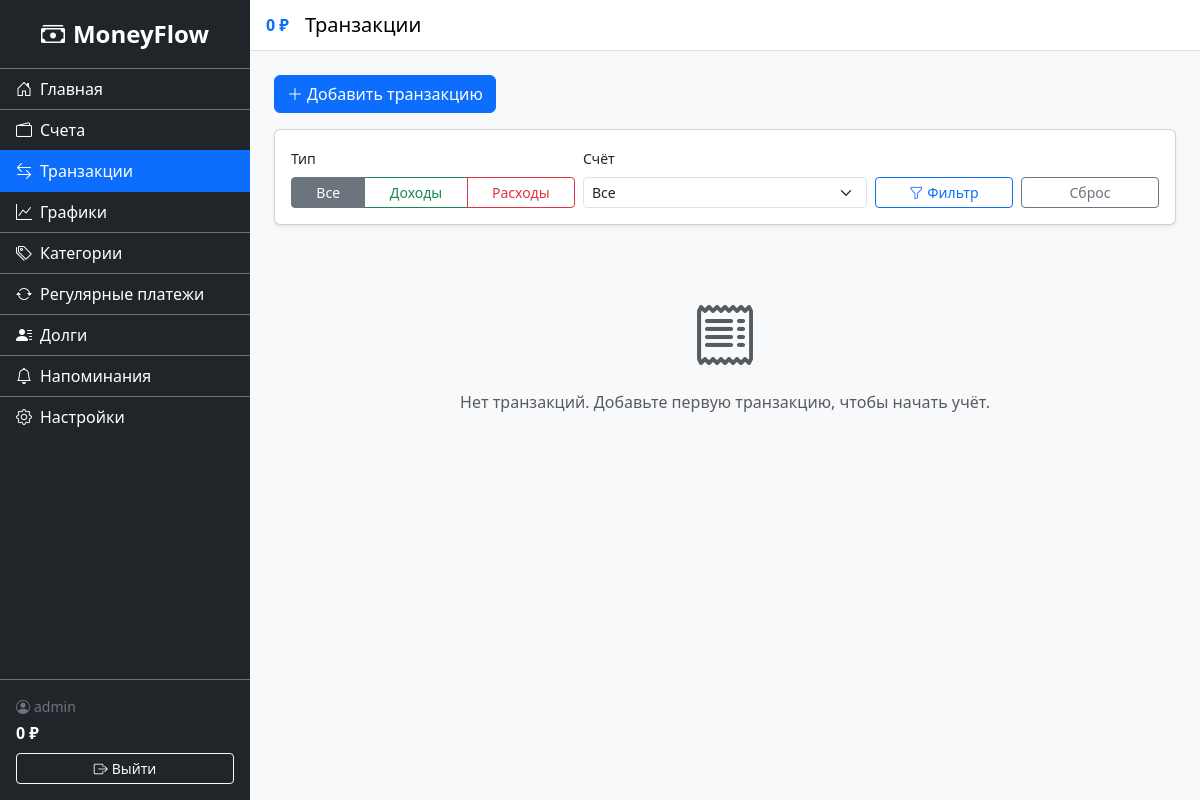
The page /finance/transactions/ (signed in) on the database as committed earlier.
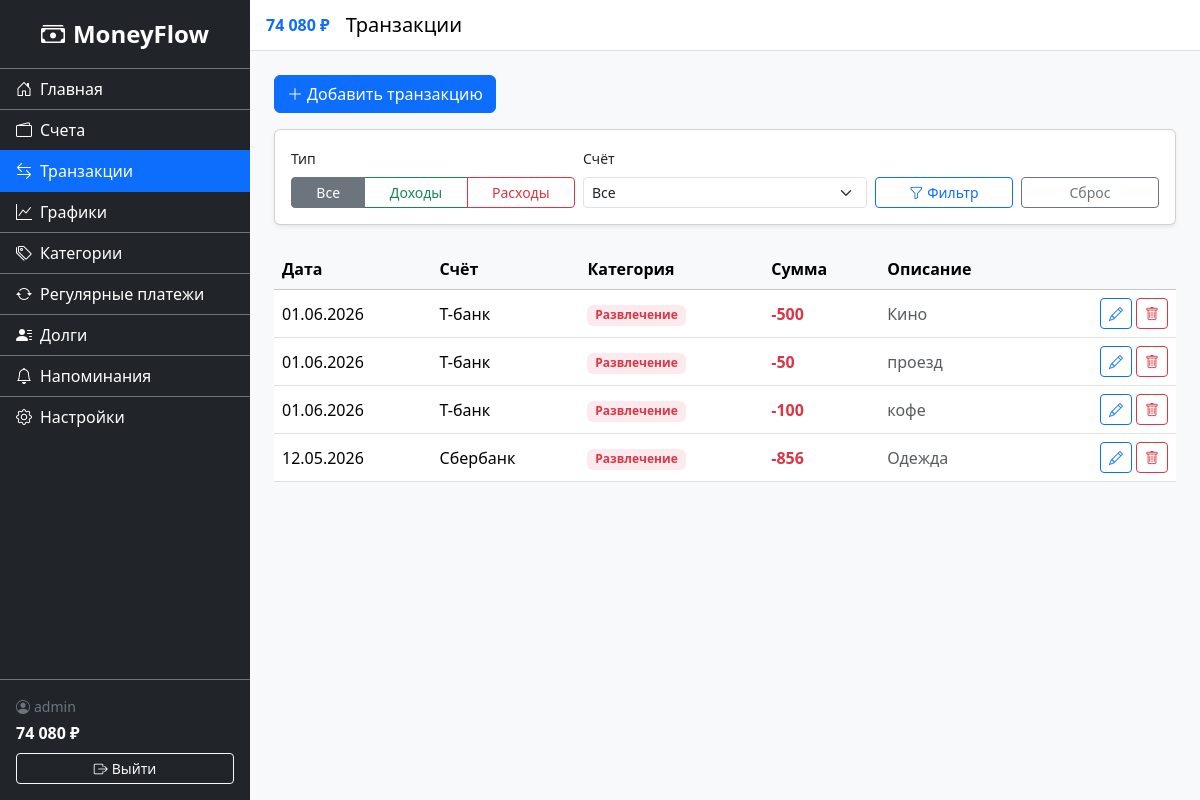
The same page on the database as committed later.
### accounts/models.py (models this page shows, shortened)
class CustomUser(AbstractUser):
    username = models.CharField(
        'Имя пользователя',
        max_length=150,
        unique=True,
        validators=[UnicodeUsernameValidator()],
        error_messages={'unique': 'Пользователь с таким именем уже существует.'},
    )
    phone_number = models.CharField(max_length=15, blank=True, null=True, verbose_name="Номер телефона")
    is_email_verified = models.BooleanField('Email подтверждён', default=False)

### finance/models.py (models this page shows, shortened)
class Transaction(models.Model):
    class TransactionType(models.TextChoices):
        INCOME = 'income', 'Доход'
        EXPENSE = 'expense', 'Расход'
    user = models.ForeignKey(settings.AUTH_USER_MODEL, on_delete=models.CASCADE, related_name='transactions')
    account = models.ForeignKey(Account, on_delete=models.CASCADE, related_name='transactions', verbose_name='Счёт')
    category = models.ForeignKey(Category, on_delete=models.SET_NULL, null=True, blank=True, related_name='transactions', verbose_name='Категория')
    type = models.CharField('Тип', max_length=7, choices=TransactionType.choices)
    amount = models.DecimalField('Сумма', max_digits=12, decimal_places=2, validators=[MinValueValidator(Decimal('0.01'))])
    date = models.DateField('Дата')
    description = models.CharField('Описание', max_length=255, blank=True)
    created_at = models.DateTimeField('Дата создания', auto_now_add=True)
    class Meta:
        verbose_name = 'Транзакция'
        verbose_name_plural = 'Транзакции'
        ordering = ['-date', '-created_at']

class Account(models.Model):
    class AccountType(models.TextChoices):
        CASH = 'cash', 'Наличные'
        CARD = 'card', 'Банковская карта'
        DEPOSIT = 'deposit', 'Вклад'
        CREDIT = 'credit', 'Кредитная карта'
    user = models.ForeignKey(settings.AUTH_USER_MODEL, on_delete=models.CASCADE, related_name='accounts')
    name = models.CharField('Название', max_length=100)
    balance = models.DecimalField('Баланс', max_digits=12, decimal_places=2, default=Decimal('0.00'))
    type = models.CharField('Тип', max_length=10, choices=AccountType.choices, default=AccountType.CARD)
    currency = models.CharField('Валюта', max_length=3, default='RUB')
    is_favorite = models.BooleanField('Избранный', default=False)
    created_at = models.DateTimeField('Дата создания', auto_now_add=True)
    class Meta:
        verbose_name = 'Счёт'
        verbose_name_plural = 'Счета'
        ordering = ['name']

class Category(models.Model):
    class CategoryType(models.TextChoices):
        INCOME = 'income', 'Доход'
        EXPENSE = 'expense', 'Расход'
    user = models.ForeignKey(settings.AUTH_USER_MODEL, on_delete=models.CASCADE, related_name='categories')
    name = models.CharField('Название', max_length=100)
    type = models.CharField('Тип', max_length=7, choices=CategoryType.choices)
    parent = models.ForeignKey('self', on_delete=models.CASCADE, null=True, blank=True, related_name='subcategories', verbose_name='Родительская категория')
    class Meta:
        verbose_name = 'Категория'
        verbose_name_plural = 'Категории'
        ordering = ['type', 'name']

### finance/views.py (the view)
# urls.py: path('transactions/', views.TransactionListView.as_view(), name='transaction_list'),
class TransactionListView(LoginRequiredMixin, ListView):
    model = Transaction
    template_name = 'finance/transaction_list.html'
    context_object_name = 'transactions'
    paginate_by = 20
    def get_queryset(self):
        qs = Transaction.objects.filter(user=self.request.user).select_related('account', 'category')
        txn_type = self.request.GET.get('type', '')
        account_id = self.request.GET.get('account', '')
        if txn_type:
            qs = qs.filter(type=txn_type)
        if account_id:
            qs = qs.filter(account_id=account_id)
        return qs
    def get_context_data(self, **kwargs):
        ctx = super().get_context_data(**kwargs)
        ctx['accounts'] = Account.objects.filter(user=self.request.user)
        ctx['selected_type'] = self.request.GET.get('type', '')
        ctx['selected_account'] = self.request.GET.get('account', '')
        return ctx

### finance/context_processors.py (called while the page is built)
def total_balance(request):
    if request.user.is_authenticated:
        balance = Account.objects.filter(user=request.user).aggregate(
            total=Sum('balance')
        )['total'] or 0
        return {'sidebar_balance': balance}
    return {'sidebar_balance': 0}

### finance/templatetags/finance_tags.py (called while the page is built)
@register.filter
def spaced(value):
    if value is None:
        return '0'
    num = float(value)
    is_neg = num < 0
    num = abs(num)
    int_part = int(num)
    frac = num - int_part
    int_str = str(int_part)
    result = ''
    while int_str:
        if len(int_str) <= 3:
            result = int_str + result
            int_str = ''
        else:
            result = ' ' + int_str[-3:] + result
            int_str = int_str[:-3]
    if frac >= 0.005:
        result += f'{frac:.2f}'[1:]
    return ('-' if is_neg else '') + result

### finance/templates/finance/transaction_list.html (shortened to what this page needs)
{% extends 'base.html' %}
{% load finance_tags %}
{% block page_title %}Транзакции{% endblock %}
{% block content %}
<div class="d-flex justify-content-between align-items-center mb-3">
    <a href="{% url 'finance:transaction_create' %}" class="btn btn-primary">
        <i class="bi bi-plus-lg me-1"></i>Добавить транзакцию
    </a>
</div>
<div class="card shadow-sm mb-4">
    <div class="card-body">
        <form method="get" class="row g-2 align-items-end">
            <div class="col-md-4">
                <label class="form-label small">Тип</label>
                <div class="btn-group w-100" role="group">
                    <button type="submit" name="type" value="" class="btn btn-outline-secondary btn-sm {% if selected_type == '' %}active{% endif %}">Все</button>
                    <button type="submit" name="type" value="income" class="btn btn-outline-success btn-sm {% if selected_type == 'income' %}active{% endif %}">Доходы</button>
                    <button type="submit" name="type" value="expense" class="btn btn-outline-danger btn-sm {% if selected_type == 'expense' %}active{% endif %}">Расходы</button>
                </div>
            </div>
            <div class="col-md-4">
                <label for="filter-account" class="form-label small">Счёт</label>
                <select name="account" id="filter-account" class="form-select form-select-sm">
                    <option value="">Все</option>
                </select>
            </div>
            <div class="col-md-2">
                <button type="submit" class="btn btn-outline-primary btn-sm w-100">
                    <i class="bi bi-funnel me-1"></i>Фильтр
                </button>
            </div>
            <div class="col-md-2">
                <a href="{% url 'finance:transaction_list' %}" class="btn btn-outline-secondary btn-sm w-100">Сброс</a>
            </div>
        </form>
    </div>
</div>
{% if transactions %}
<div class="table-responsive">
    <table class="table table-hover align-middle">
        <thead class="table-light">
            <tr>
                <th>Дата</th>
                <th>Счёт</th>
                <th>Категория</th>
                <th>Сумма</th>
                <th>Описание</th>
                <th></th>
            </tr>
        </thead>
        <tbody>
            {% for txn in transactions %}
            <tr>
                <td>{{ txn.date|date:'d.m.Y' }}</td>
                <td>{{ txn.account.name }}</td>
                <td>
                    {% if txn.category %}
                    <span class="badge {% if txn.type == 'income' %}bg-success{% else %}bg-danger{% endif %} bg-opacity-10 text-{% if txn.type == 'income' %}success{% else %}danger{% endif %}">
                        {{ txn.category.name }}
                    </span>
                    {% else %}
                    <span class="text-muted">—</span>
                    {% endif %}
                </td>
                <td class="fw-bold {% if txn.type == 'income' %}text-success{% else %}text-danger{% endif %}">
                    {% if txn.type == 'income' %}+{% else %}-{% endif %}{{ txn.amount|spaced }}
                </td>
                <td class="text-muted">{{ txn.description|default:'—' }}</td>
                <td>
                    <div class="d-flex gap-1 justify-content-end">
                        <a href="{% url 'finance:transaction_update' txn.pk %}" class="btn btn-outline-primary btn-sm">
                            <i class="bi bi-pencil"></i>
                        </a>
                        <a href="{% url 'finance:transaction_delete' txn.pk %}" class="btn btn-outline-danger btn-sm">
                            <i class="bi bi-trash"></i>
                        </a>
                    </div>
                </td>
            </tr>
            {% endfor %}
        </tbody>
    </table>
</div>
{% else %}
<div class="text-center text-muted py-5">
    <i class="bi bi-receipt display-3 d-block mb-3"></i>
    Нет транзакций. Добавьте первую транзакцию, чтобы начать учёт.
</div>
{% endif %}
{% endblock %}

### templates/base.html (shortened to what this page needs)
<!DOCTYPE html>
<html lang="ru">
<head>
    <link href="https://cdn.jsdelivr.net/npm/bootstrap@5.3.3/dist/css/bootstrap.min.css" rel="stylesheet">
    <link rel="stylesheet" href="https://cdn.jsdelivr.net/npm/bootstrap-icons@1.11.3/font/bootstrap-icons.css">
    {% load static %}
    {% load finance_tags %}
    <link rel="stylesheet" href="{% static 'css/styles.css' %}">
    <link rel="stylesheet" href="{% static 'css/dark-theme.css' %}" id="dark-theme" disabled>
</head>
<body>
    <div class="d-flex" id="wrapper">
        <div class="sidebar bg-dark text-white" id="sidebar-wrapper">
            <div class="sidebar-heading text-center py-3 fs-4 fw-bold border-bottom border-secondary">
                <i class="bi bi-cash-stack me-2"></i>MoneyFlow
            </div>
            <div class="list-group list-group-flush">
                <a href="{% url 'home' %}" class="list-group-item list-group-item-action bg-dark text-white border-secondary {% if request.resolver_match.url_name == 'home' %}active{% endif %}">
                    <i class="bi bi-house-door me-2"></i>Главная
                </a>
                <a href="{% url 'finance:account_list' %}" class="list-group-item list-group-item-action bg-dark text-white border-secondary {% if '/finance/accounts' in request.path %}active{% endif %}">
                    <i class="bi bi-wallet2 me-2"></i>Счета
                </a>
                <a href="{% url 'finance:transaction_list' %}" class="list-group-item list-group-item-action bg-dark text-white border-secondary {% if '/finance/transactions' in request.path %}active{% endif %}">
                    <i class="bi bi-arrow-left-right me-2"></i>Транзакции
                </a>
                <a href="{% url 'finance:charts' %}" class="list-group-item list-group-item-action bg-dark text-white border-secondary {% if '/finance/charts' in request.path %}active{% endif %}">
                    <i class="bi bi-graph-up me-2"></i>Графики
                </a>
                <a href="{% url 'finance:category_list' %}" class="list-group-item list-group-item-action bg-dark text-white border-secondary {% if '/finance/categories' in request.path %}active{% endif %}">
                    <i class="bi bi-tags me-2"></i>Категории
                </a>
                <a href="{% url 'finance:recurring_list' %}" class="list-group-item list-group-item-action bg-dark text-white border-secondary {% if '/finance/recurring' in request.path %}active{% endif %}">
                    <i class="bi bi-arrow-repeat me-2"></i>Регулярные платежи
                </a>
                <a href="{% url 'finance:debt_list' %}" class="list-group-item list-group-item-action bg-dark text-white border-secondary {% if '/finance/debts' in request.path %}active{% endif %}">
                    <i class="bi bi-person-lines-fill me-2"></i>Долги
                </a>
                <a href="{% url 'finance:reminder_list' %}" class="list-group-item list-group-item-action bg-dark text-white border-secondary {% if '/finance/reminders' in request.path %}active{% endif %}">
                    <i class="bi bi-bell me-2"></i>Напоминания
                </a>
                <a href="{% url 'accounts:settings' %}" class="list-group-item list-group-item-action bg-dark text-white border-secondary {% if '/accounts/settings' in request.path %}active{% endif %}">
                    <i class="bi bi-gear me-2"></i>Настройки
                </a>
            </div>
            <div class="sidebar-footer border-top border-secondary p-3 mt-auto">
                <span class="d-block small text-secondary">
                    <i class="bi bi-person-circle me-1"></i>{{ user.username }}
                </span>
                <span class="d-block fw-bold text-white fs-6 mt-1">
                    {{ sidebar_balance|spaced }} ₽
                </span>
                <form method="post" action="{% url 'accounts:logout' %}" class="mt-2">
                    <button type="submit" class="btn btn-outline-light btn-sm w-100">
                        <i class="bi bi-box-arrow-right me-1"></i>Выйти
                    </button>
                </form>
            </div>
        </div>
        <div id="page-content-wrapper" class="flex-grow-1">
            <nav class="navbar navbar-expand navbar-light bg-white border-bottom px-3">
                <span class="fw-bold me-3 text-primary">{{ sidebar_balance|spaced }} ₽</span>
                <span class="navbar-brand mb-0 h1 me-auto">{% block page_title %}Главная{% endblock %}</span>
            </nav>
            <div class="container-fluid p-4">
                {% block content %}{% endblock %}
            </div>
        </div>
    </div>
</body>
</html>

### static/css/styles.css (style rules this page uses)
#wrapper { min-height: 100vh; }
.sidebar { width: 250px; min-height: 100vh; display: flex; flex-direction: column; flex-shrink: 0; z-index: 1040; }
.sidebar .list-group-item { transition: background 0.2s; }
.sidebar .list-group-item.active { background: #0d6efd !important; border-color: #0d6efd !important; }
.sidebar-footer { margin-top: auto; }
#page-content-wrapper { min-width: 0; background: #f8f9fa; }

Rows that differ between the two databases and show on the page:
added Transaction: date "01.06.2026", account.name "Т-банк", category.name "Развлечение", amount|spaced "500", description "Кино"
added Transaction: date "01.06.2026", account.name "Т-банк", category.name "Развлечение", amount|spaced "50", description "проезд"
added Transaction: date "01.06.2026", account.name "Т-банк", category.name "Развлечение", amount|spaced "100", description "кофе"
added Transaction: date "12.05.2026", account.name "Сбербанк", category.name "Развлечение", amount|spaced "856", description "Одежда"
Other text that changed with them:
{{ sidebar_balance|spaced }}: "0" → "74 080"
text no longer shown: "Нет транзакций. Добавьте первую транзакцию, чтобы начать учёт."
text now shown: "Дата Счёт Категория Сумма Описание"
